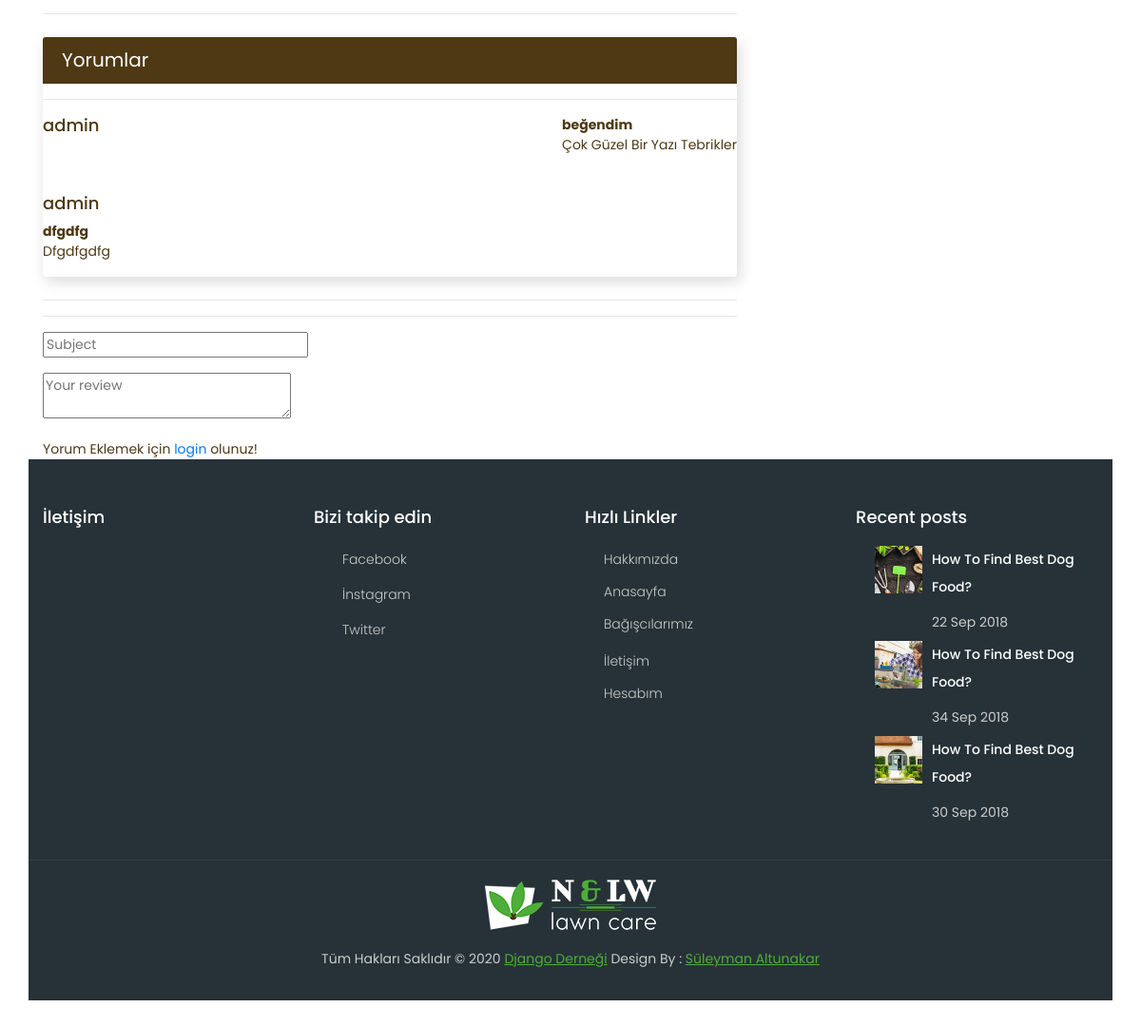
Before: /product/4/0/ (lower part) with the older database file.
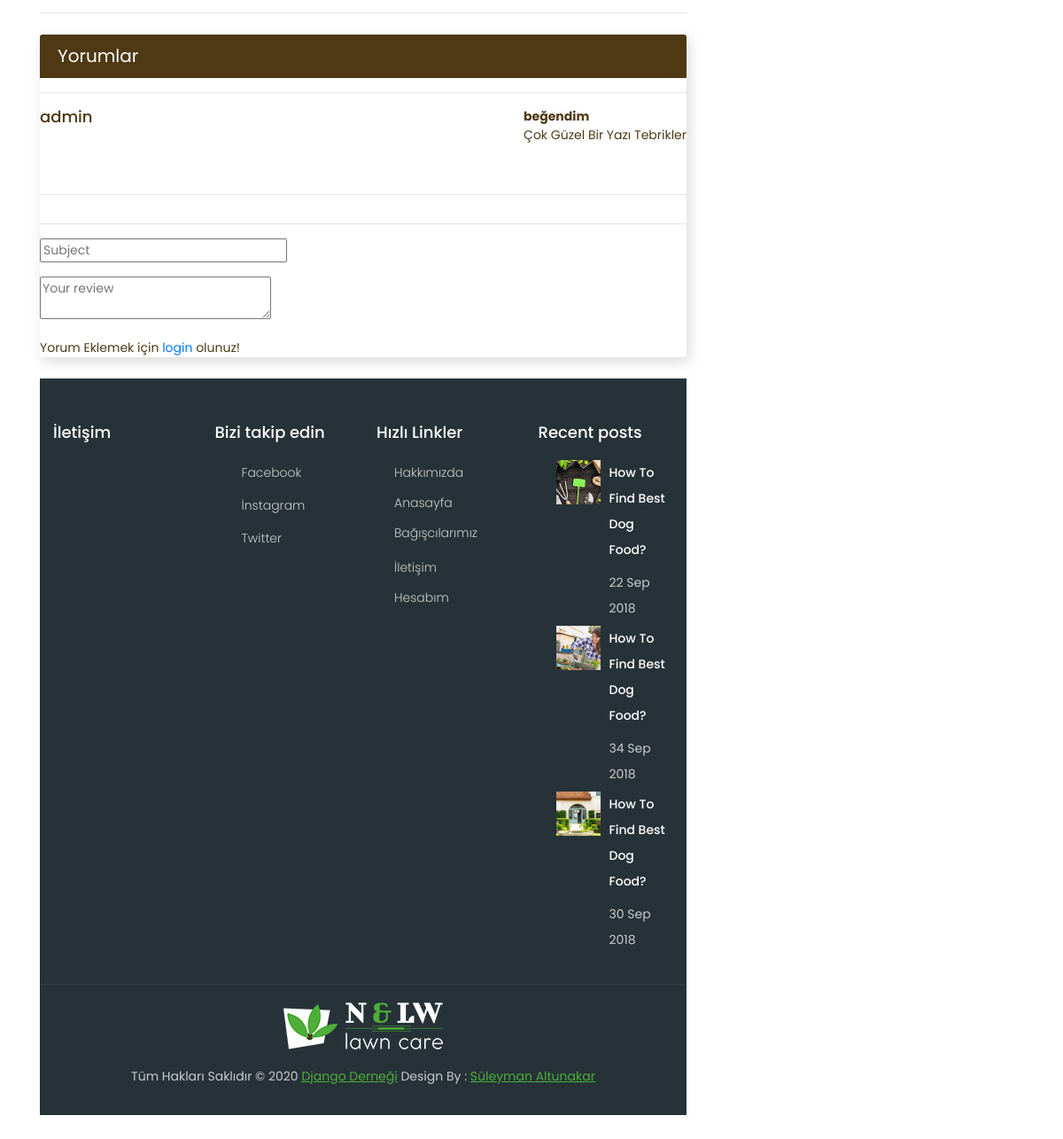
After: the same page with the newer database file.
### content/models.py (models this page shows, shortened)
class Comment(models.Model):
    STATUS = (
        ('New', 'Yeni'),
        ('True', 'Evet'),
        ('False', 'Hayır'),
    )
    product = models.ForeignKey(Product,on_delete=models.CASCADE)
    user = models.ForeignKey(User,on_delete=models.CASCADE)
    subject = models.CharField(max_length=50,blank=True)
    comment = models.TextField(max_length=200,blank=True)
    status = models.CharField(max_length=10,choices=STATUS,default='New')
    ip = models.CharField(blank=True,max_length=20)
    create_at = models.DateTimeField(auto_now_add=True)
    update_at = models.DateTimeField(auto_now=True)

### home/views.py (the view)
# urls.py: path('product/<int:id>/<slug:slug>/', views.product_detail, name='product_detail'),
def product_detail(request,id,slug):
    category = Category.objects.all()
    product = Product.objects.get(pk=id)
    comments = Comment.objects.filter(product_id=id, status='True')
    images= Images.objects.filter(icerik_id=id)
    context = {'product': product,'category': category, 'slug': slug,'images': images,'comments': comments}
    return render(request, 'product_detail.html',context)

### content/models.py (called while the page is built)
    def __str__(self):
        full_path = [self.title]
        k = self.parent
        while k is not None:
            full_path.append(k.title)
            k = k.parent
        return ' -> '.join(full_path[::-1])

### home/templates/product_detail.html (shortened to what this page needs)
{% extends "Homebase.html" %}
{% block body %}
    <div class="container">
        <div class="about-main">
            <div class="row">
                <div class="col-lg-8">
                <hr>
                <div class="blog-right-side">
				<div class="card my-4">
					<h5 class="card-header">Yorumlar</h5>
                <hr>
                <div class="media mb-4">
                    {% for rs in comments %}
            <div class="media-body">
              <h5 class="mt-0">{{ rs.user.username}}</h5>
            </div>
                        <div><b>{{ rs.subject }}</b>
                                        <p>{{ rs.comment }}</p>
                                    </div>
          </div>
{% endfor %}
                 <hr>
                 <hr>
                <div>
                                <form class="form-style-9" action="/content/addcomment/{{ product.id }}" method="post" >
                                    <div class="form-group">
                                        <input class="field-style field-split align-middle" type="text" name="subject" id="id_subject" placeholder="Subject"/>
                                    </div>
                                    <div class="form-group">
                                        <textarea class="field-style" name="comment" id="id_comment" placeholder="Your review"></textarea>
                                    </div>
                                    {% if user.id is not None %}
                                        <button class="btn-info">Send Comment</button>
                                    {% else %}
                                        Yorum Eklemek için <a href="/login">login</a>  olunuz!
                                    {% endif %}
                                </form>
                            </div>
                </div>
            </div>
{% endblock %}

Changed rows visible on the page:
removed Comment: user.username "admin", subject "dfgdfg", comment "Dfgdfgdfg"
